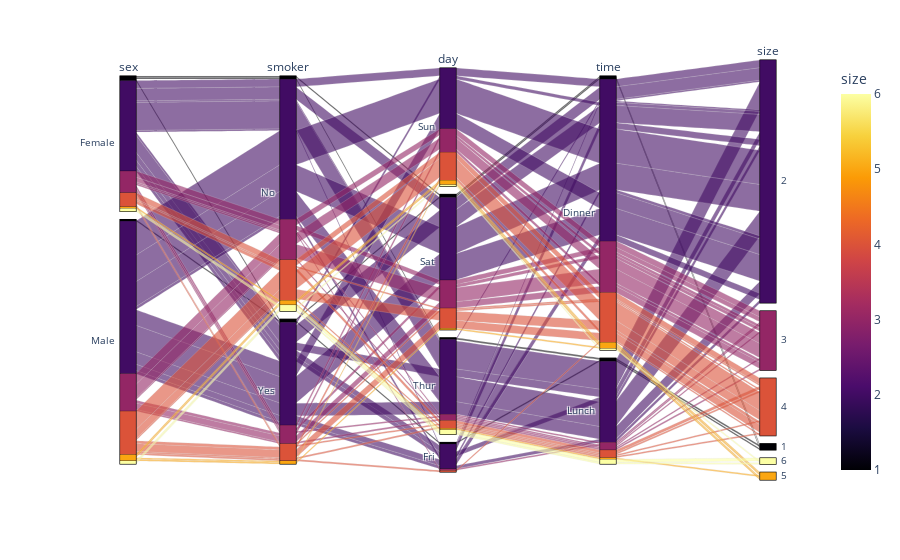

The notebook cell saved with this chart:
### Code cell
df = px.data.tips()
fig = px.parallel_categories(df, color="size", color_continuous_scale=px.colors.sequential.Inferno)
fig.show()

### Figure 1 — Plotly figure (JSON) as saved in the notebook; plotly's stock layout.template omitted (floating-point values rounded to 4 significant figures; data arrays with more than 128 entries replaced by an {"elided": "..."} marker saying what was removed)
{"data": [{"dimensions": [{"label": "sex", "values": {"elided": "244 str values"}}, {"label": "smoker", "values": {"elided": "244 str values"}}, {"label": "day", "values": {"elided": "244 str values"}}, {"label": "time", "values": {"elided": "244 str values"}}, {"label": "size", "values": {"elided": "244 int values"}}], "domain": {"x": [0, 1], "y": [0, 1]}, "line": {"color": {"elided": "244 int values"}, "coloraxis": "coloraxis"}, "name": "", "type": "parcats"}], "layout": {"coloraxis": {"colorbar": {"title": {"text": "size"}}, "colorscale": [[0, "#000004"], [0.1111, "#1b0c41"], [0.2222, "#4a0c6b"], [0.3333, "#781c6d"], [0.4444, "#a52c60"], [0.5556, "#cf4446"], [0.6667, "#ed6925"], [0.7778, "#fb9b06"], [0.8889, "#f7d13d"], [1, "#fcffa4"]]}, "legend": {"tracegroupgap": 0}, "margin": {"t": 60}}}
